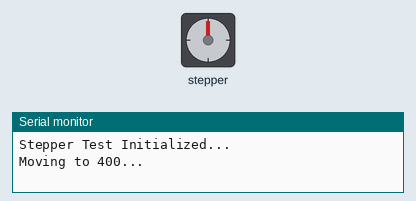
Recording of a program running on a simulated ESP32. Parts: stepper motor, the last lines printed to the serial monitor. Stepper angles assume 200 steps per turn.

Above: at 0.05 s.
At 0.85 s:
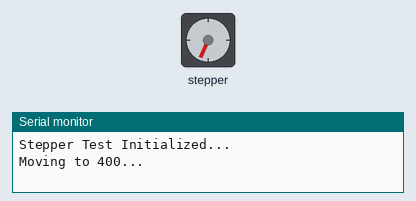
At 1.7 s:
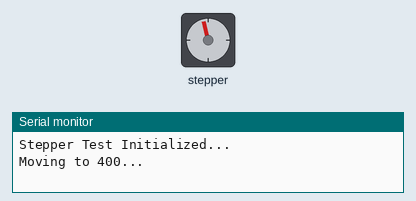
At 4.25 s:
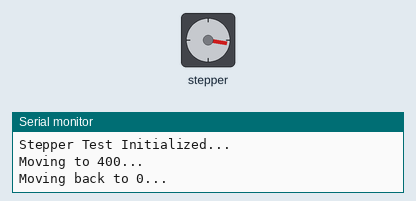
Timing chart, 0 to 6.9 s (numbered marks = the images above):
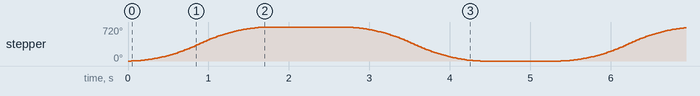

Measured:
- by itself, stepper: turns 720° clockwise in 1.7 s, then 720° counter-clockwise in 1.7 s, repeating every 5.3 s

The program:

main.cpp
```cpp
#include <Arduino.h>
#include <AccelStepper.h>

// 1. Define the pins
const int stepPin = 32;
const int dirPin = 19;

// 2. Define the motor interface type (1 means a driver like A4988)
#define motorInterfaceType 1

// 3. Create the stepper object
AccelStepper stepper(motorInterfaceType, stepPin, dirPin);

void setup() {
  Serial.begin(115200);

  // 4. Set maximum speed and acceleration
  stepper.setMaxSpeed(1000);     // Steps per second
  stepper.setAcceleration(500);  // Steps per second squared

  Serial.println("Stepper Test Initialized...");
}

void loop() {
  // Move to a position (e.g., 200 steps is usually one full rotation)
  Serial.println("Moving to 400...");
  stepper.moveTo(400);
  stepper.runToPosition(); // Blocking call: waits until finished

  delay(1000);

  // Move back to start
  Serial.println("Moving back to 0...");
  stepper.moveTo(0);
  stepper.runToPosition();

  delay(1000);
}
```
